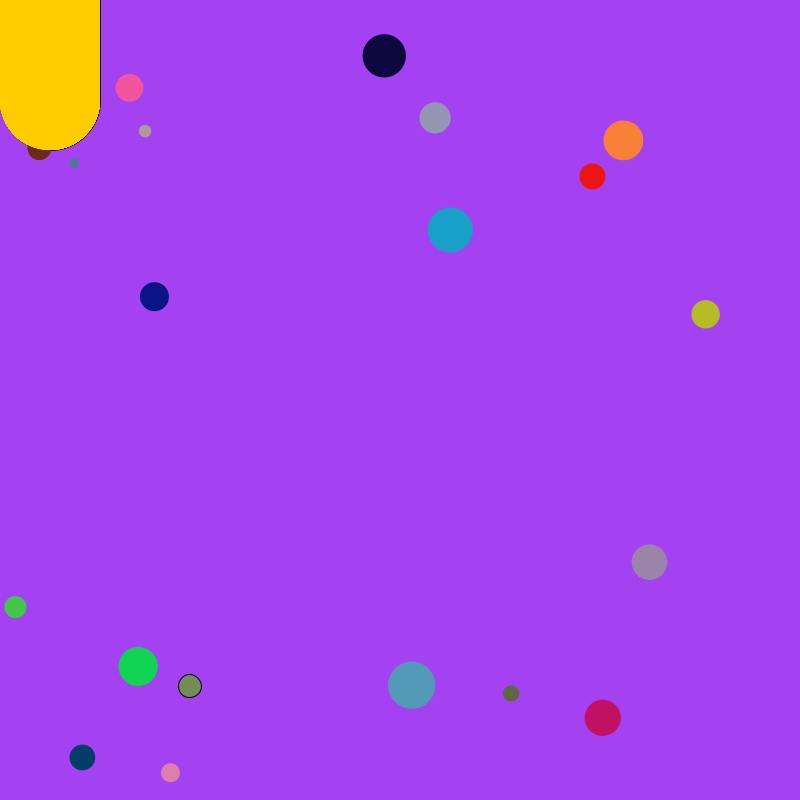
Frame 1 (no input)
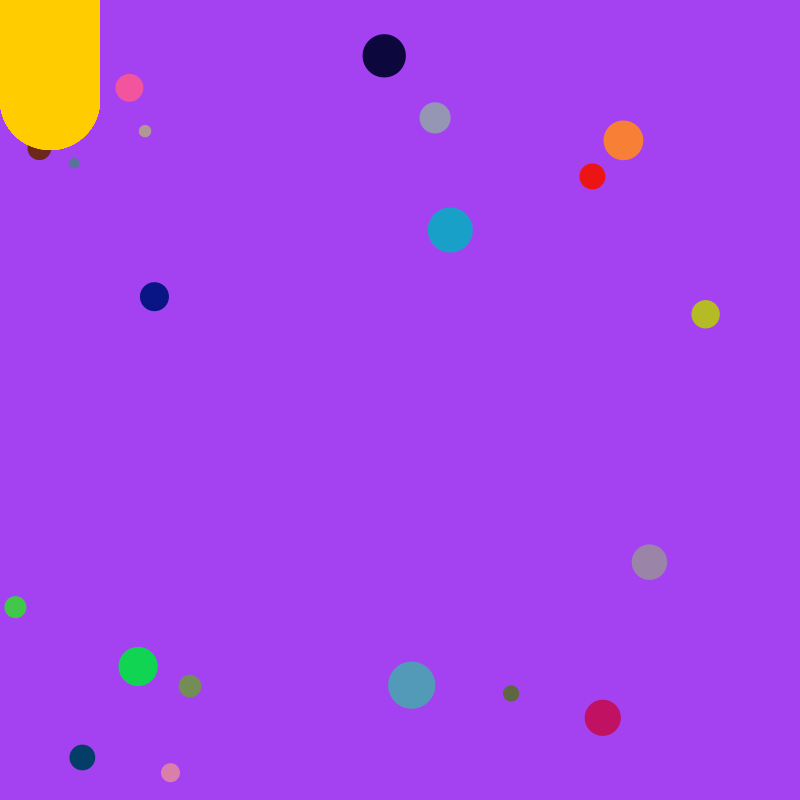
Frame 60 (the mouse pressed at the canvas centre just before this capture)
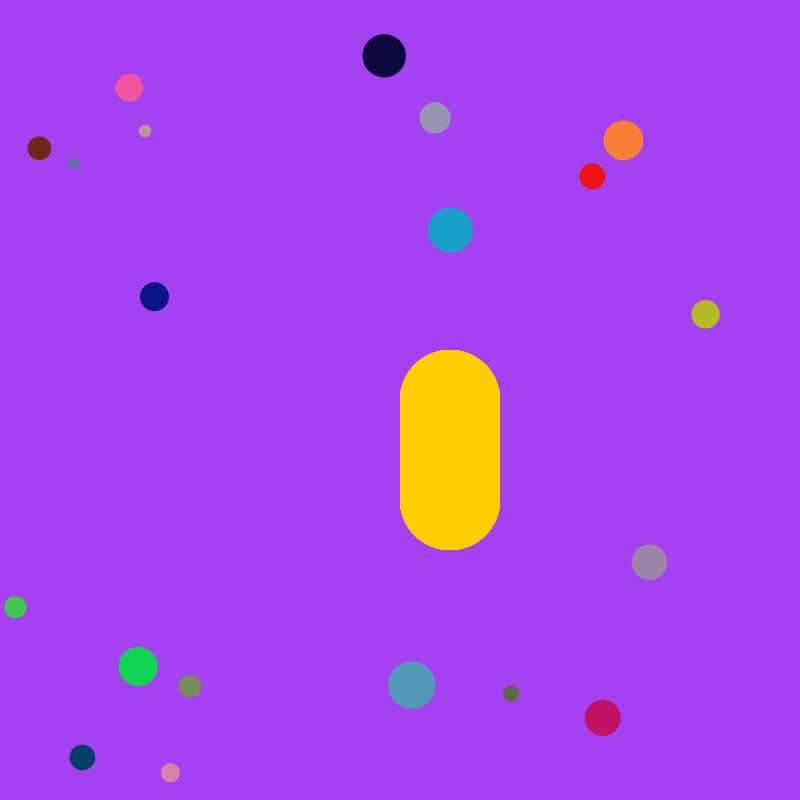
Frame 120 (the mouse held since frame 60 and released just before this capture)

The Processing sketch that drew these frames (run headless with seeded random() and noise(); from frame 60 on, the mouse is pressed at the canvas centre):

// Processing sketch: RMP_Brief_1
// ── RMP_Brief_1.pde
  float[][] allCircles = new float[20][];
  color [] circolor = new color[20];
  color bcolor = color(random(255),random(255),random(255));
  Face myFace = new Face();
void setup() {
  size(800, 800);
  smooth();
   for(int c =0; c< 20; c++){
    float[] circle = new float [3];
    circle[0] = random(800);
    circle[1] = random(800);
    circle[2] = random(10, 50);
    circolor[c]  = color(random(255),random(255),random(255));
    allCircles[c] = circle;
  }
}

void draw(){
  background(bcolor);
  for(int i=0; i<20; i++){
      fill(circolor[i]);
  ellipse(allCircles[i][0], allCircles[i][1], allCircles[i][2], allCircles[i][2]);
  myFace.paint();
  noStroke();
  } 
    for (int m =0; m<20; m++){
      if (keyCode == RIGHT && keyPressed){ //Moving array of circles to thr right
       allCircles[m][0] += 10;
    }
  }
}
// ── Circles.pde
class Circle{
  float xPos;
  float yPos;
  float circDiam;
  float circRed;
  float circGreen;
  float circBlue;

Circle(){
  xPos = random(800);
  yPos = random(800);
  circDiam = random(10, 50);
  circRed = random(255);
  circGreen = random(255);
  circBlue = random(255);
  
  
  }

void display(){
  ellipse(xPos, yPos, circDiam, circDiam);
  fill(circRed, circGreen, circBlue);
  }

}
// ── Face.pde
class Face{
  
  void paint(){
    paint(0,0);
  }

  void paint(int xPos, int yPos){
    pushMatrix();
    translate(xPos, yPos);
    
    fill(255,204,0);
    
    ellipse(mouseX+50,mouseY,100,100); //Forehead
    ellipse(mouseX+50,mouseY+100,100,100); //Face
    rect(mouseX,mouseY,100,100);//Chin
    
    popMatrix();
  }
}
